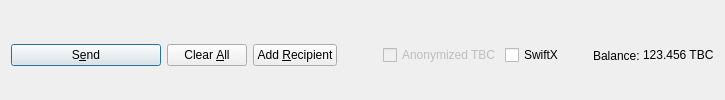
         <widget class="QFrame" name="frame_Send">
          <layout class="QHBoxLayout" name="horizontalLayout">
           <property name="bottomMargin">
            <number>0</number>
           </property>
           <item>
            <widget class="QPushButton" name="sendButton">
             <property name="minimumSize">
              <size>
               <width>150</width>
               <height>0</height>
              </size>
             </property>
             <property name="toolTip">
              <string>Confirm the send action</string>
             </property>
             <property name="text">
              <string>S&amp;end</string>
             </property>
             <property name="icon">
              <iconset resource="../tbc.qrc">
               <normaloff>:/icons/send</normaloff>:/icons/send</iconset>
             </property>
             <property name="autoDefault">
              <bool>false</bool>
             </property>
             <property name="default">
              <bool>true</bool>
             </property>
            </widget>
           </item>
           <item>
            <widget class="QPushButton" name="clearButton">
             <property name="sizePolicy">
              <sizepolicy hsizetype="Minimum" vsizetype="Fixed">
               <horstretch>0</horstretch>
               <verstretch>0</verstretch>
              </sizepolicy>
             </property>
             <property name="toolTip">
              <string>Clear all fields of the form.</string>
             </property>
             <property name="text">
              <string>Clear &amp;All</string>
             </property>
             <property name="icon">
              <iconset resource="../tbc.qrc">
               <normaloff>:/icons/remove</normaloff>:/icons/remove</iconset>
             </property>
             <property name="autoDefault">
              <bool>false</bool>
             </property>
            </widget>
           </item>
           <item>
            <widget class="QPushButton" name="addButton">
             <property name="toolTip">
              <string>Send to multiple recipients at once</string>
             </property>
             <property name="text">
              <string>Add &amp;Recipient</string>
             </property>
             <property name="icon">
              <iconset resource="../tbc.qrc">
               <normaloff>:/icons/add</normaloff>:/icons/add</iconset>
             </property>
             <property name="autoDefault">
              <bool>false</bool>
             </property>
            </widget>
           </item>
           <item>
            <spacer name="horizontalSpacer">
             <property name="orientation">
              <enum>Qt::Horizontal</enum>
             </property>
             <property name="sizeHint" stdset="0">
              <size>
               <width>40</width>
               <height>20</height>
              </size>
             </property>
            </spacer>
           </item>
           <item>
            <layout class="QHBoxLayout" name="horizontalLayout_2">
             <property name="spacing">
              <number>3</number>
             </property>
             <item>
              <widget class="QCheckBox" name="checkzTBC">
               <property name="enabled">
                <bool>false</bool>
               </property>
               <property name="text">
                <string>Anonymized TBC</string>
               </property>
              </widget>
             </item>
             <item>
              <widget class="QCheckBox" name="checkSwiftTX">
               <property name="enabled">
                <bool>true</bool>
               </property>
               <property name="minimumSize">
                <size>
                 <width>85</width>
                 <height>0</height>
                </size>
               </property>
               <property name="text">
                <string>SwiftX</string>
               </property>
              </widget>
             </item>
             <item>
              <widget class="QLabel" name="label">
               <property name="text">
                <string>Balance:</string>
               </property>
              </widget>
             </item>
             <item>
              <widget class="QLabel" name="labelBalance">
               <property name="sizePolicy">
                <sizepolicy hsizetype="Preferred" vsizetype="Fixed">
                 <horstretch>0</horstretch>
                 <verstretch>0</verstretch>
                </sizepolicy>
               </property>
               <property name="cursor">
                <cursorShape>IBeamCursor</cursorShape>
               </property>
               <property name="text">
                <string notr="true">123.456 TBC</string>
               </property>
               <property name="textInteractionFlags">
                <set>Qt::LinksAccessibleByMouse|Qt::TextSelectableByKeyboard|Qt::TextSelectableByMouse</set>
               </property>
              </widget>
             </item>
            </layout>
           </item>
          </layout>
         </widget>
